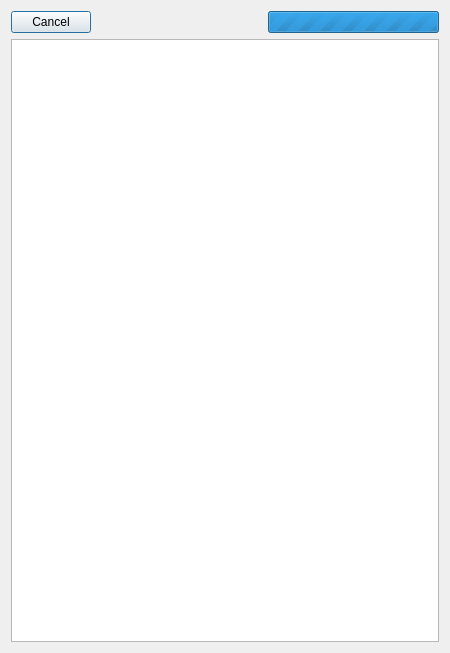
<?xml version="1.0" encoding="UTF-8"?>
<ui version="4.0">
 <class>Dialog</class>
 <widget class="QDialog" name="Dialog">
  <property name="geometry">
   <rect>
    <x>0</x>
    <y>0</y>
    <width>450</width>
    <height>653</height>
   </rect>
  </property>
  <property name="windowTitle">
   <string>Dialog</string>
  </property>
  <layout class="QVBoxLayout" name="verticalLayout">
   <item>
    <widget class="QFrame" name="frameProgress">
     <layout class="QHBoxLayout" name="hLayoutProgress">
      <property name="leftMargin">
       <number>0</number>
      </property>
      <property name="topMargin">
       <number>0</number>
      </property>
      <property name="rightMargin">
       <number>0</number>
      </property>
      <property name="bottomMargin">
       <number>0</number>
      </property>
      <item>
       <widget class="QPushButton" name="btnCancel">
        <property name="text">
         <string>Cancel</string>
        </property>
       </widget>
      </item>
      <item>
       <spacer name="horizontalSpacer">
        <property name="orientation">
         <enum>Qt::Horizontal</enum>
        </property>
        <property name="sizeHint" stdset="0">
         <size>
          <width>0</width>
          <height>0</height>
         </size>
        </property>
       </spacer>
      </item>
      <item>
       <widget class="QProgressBar" name="progressBar">
        <property name="minimumSize">
         <size>
          <width>150</width>
          <height>0</height>
         </size>
        </property>
        <property name="maximum">
         <number>0</number>
        </property>
        <property name="value">
         <number>-1</number>
        </property>
        <property name="textVisible">
         <bool>false</bool>
        </property>
       </widget>
      </item>
     </layout>
    </widget>
   </item>
   <item>
    <widget class="QTreeView" name="treeView"/>
   </item>
  </layout>
 </widget>
 <resources/>
 <connections/>
</ui>
